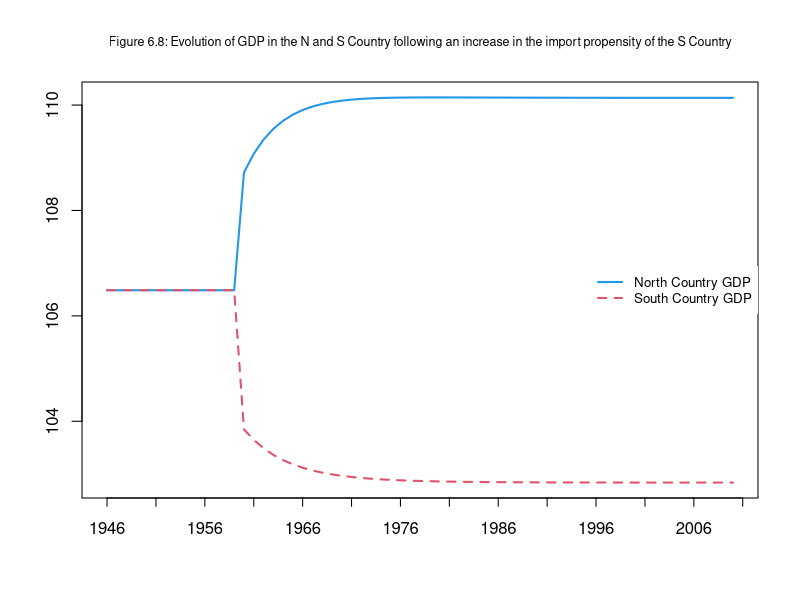
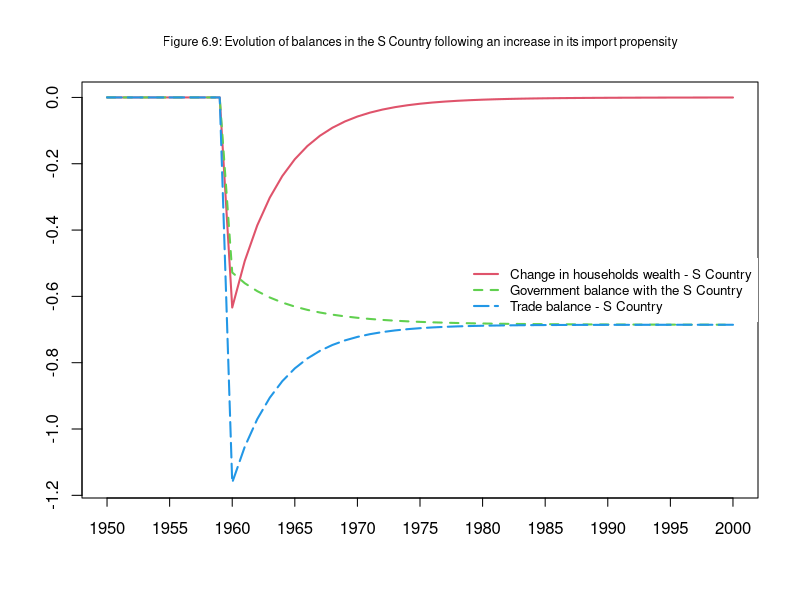
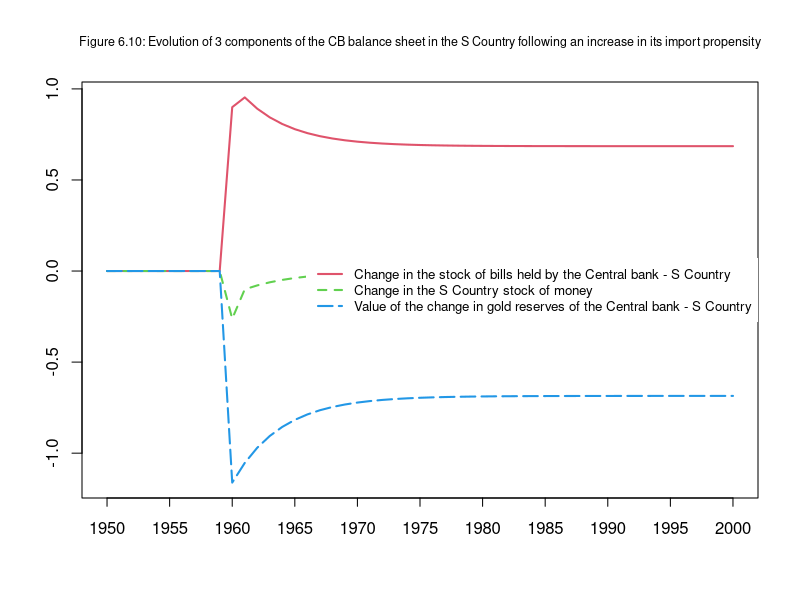
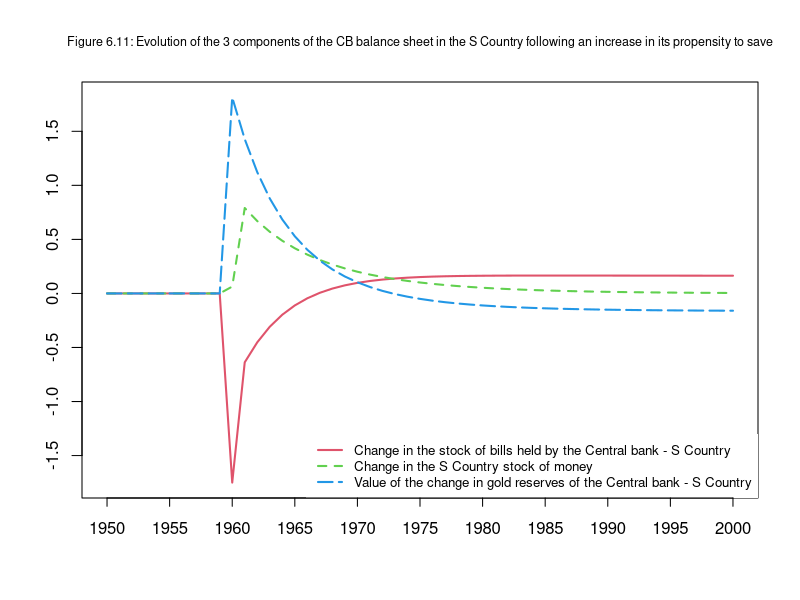

Here is the R script that generated these plots, in order:
#OPEN Model: two countries (N and S) with their own currencies, central banks and governments,
#a fixed exchange rate and gold reserves as the means of settling the trade balance

#This code replicates results in the book Monetary Economics:
#An Integrated Approach to Credit, Money, Income, Production and Wealth,
#by Wynne Godley and Marc Lavoie, chapter 6, figures 6.8 to 6.11.
#It is an R translation of the EViews program gl06open.prg, restructured in the style of Sim_a.R.
#The equations follow the EViews program, in the same order and with the same equation numbers.

#Based on the EViews program gl06open.prg (MODEL OPEN, Chapter 6 of Godley and Lavoie, Monetary Economics)
#Copyright (c) 2006 Gennaro Zezza
#Permission is hereby granted, free of charge, to any person obtaining a
#copy of this software and associated documentation files (the "Software"),
#to deal in the Software without restriction, including without limitation
#the rights to use, copy, modify, merge, publish, distribute, sublicense,
#and/or sell copies of the Software, and to permit persons to whom the
#Software is furnished to do so, subject to the following conditions:
#
#The above copyright notice and this permission notice shall be included in
#all copies or substantial portions of the Software.
#
#THE SOFTWARE IS PROVIDED "AS IS", WITHOUT WARRANTY OF ANY KIND, EXPRESS OR
#IMPLIED, INCLUDING BUT NOT LIMITED TO THE WARRANTIES OF MERCHANTABILITY,
#FITNESS FOR A PARTICULAR PURPOSE AND NONINFRINGEMENT. IN NO EVENT SHALL THE
#AUTHORS OR COPYRIGHT HOLDERS BE LIABLE FOR ANY CLAIM, DAMAGES OR OTHER
#LIABILITY, WHETHER IN AN ACTION OF CONTRACT, TORT OR OTHERWISE, ARISING
#FROM, OUT OF OR IN CONNECTION WITH THE SOFTWARE OR THE USE OR OTHER DEALINGS
#IN THE SOFTWARE.

#Clear
rm(list=ls(all=TRUE))

#PERIODS (i= 1 to 66, i.e. years 1945 to 2010). Period 1 holds the starting (steady-state) stocks
nPeriods=66

#SCENARIOS (j= 1 to 3)
#1 = baseline
#2 = increase in the import propensity of the S Country (figures 6.8, 6.9 and 6.10)
#3 = increase in the saving propensity of the S Country (figure 6.11)
nScenarios=3

#ITERATIONS per period (Gauss-Seidel)
nIterations=100

#PARAMETERS
#Propensity to consume out of income (alpha1_s is a matrix: it changes in scenario 3)
alpha1_n=0.6
#Propensity to consume out of wealth
alpha2_n=0.4
alpha2_s=0.3
#Parameters of the portfolio equations
lambda0_n=0.635
lambda0_s=0.67
lambda1_n=5
lambda1_s=6
lambda2_n=0.01
lambda2_s=0.07
#Tax rates
theta_n=0.2
theta_s=0.2
#Interest rates set by the central banks
r_bar_n=0.025
r_bar_s=0.025
#Government expenditure
g_n=20
g_s=20
#Exchange rate (price of the currency of N in terms of the currency of S), fixed by the central banks
xr_bar=1
#Price of gold in the currency of N
p_g_bar=1
#Starting values of the stocks (steady state)
v0=86.487      #Households' wealth, each country
bh0=64.865     #Bills held by the households, each country
bs0=76.486     #Bills supplied by the government, each country
bcb0=11.622    #Bills held by the central bank, each country
or0=10         #Gold reserves, each country

#VARIABLES
#Import propensity of country S (exogenous: changes in scenario 2)
mu_s=matrix(data=0.18781,nrow=nScenarios,ncol=nPeriods)
#Import propensity of country N
mu_n=matrix(data=0.18781,nrow=nScenarios,ncol=nPeriods)
#Propensity to consume out of income of country S (exogenous: changes in scenario 3)
alpha1_s=matrix(data=0.7,nrow=nScenarios,ncol=nPeriods)
#GDP
y_n=matrix(data=0,nrow=nScenarios,ncol=nPeriods)
y_s=matrix(data=0,nrow=nScenarios,ncol=nPeriods)
#Consumption
cons_n=matrix(data=0,nrow=nScenarios,ncol=nPeriods)
cons_s=matrix(data=0,nrow=nScenarios,ncol=nPeriods)
#Imports
im_n=matrix(data=0,nrow=nScenarios,ncol=nPeriods)
im_s=matrix(data=0,nrow=nScenarios,ncol=nPeriods)
#Exports
x_n=matrix(data=0,nrow=nScenarios,ncol=nPeriods)
x_s=matrix(data=0,nrow=nScenarios,ncol=nPeriods)
#Disposable income
yd_n=matrix(data=0,nrow=nScenarios,ncol=nPeriods)
yd_s=matrix(data=0,nrow=nScenarios,ncol=nPeriods)
#Taxes
t_n=matrix(data=0,nrow=nScenarios,ncol=nPeriods)
t_s=matrix(data=0,nrow=nScenarios,ncol=nPeriods)
#Households' wealth
v_n=matrix(data=v0,nrow=nScenarios,ncol=nPeriods)
v_s=matrix(data=v0,nrow=nScenarios,ncol=nPeriods)
#Bills held by the households
b_h_n=matrix(data=bh0,nrow=nScenarios,ncol=nPeriods)
b_h_s=matrix(data=bh0,nrow=nScenarios,ncol=nPeriods)
#Cash held by the households
h_h_n=matrix(data=v0-bh0,nrow=nScenarios,ncol=nPeriods)
h_h_s=matrix(data=v0-bh0,nrow=nScenarios,ncol=nPeriods)
#Cash supply
h_s_n=matrix(data=v0-bh0,nrow=nScenarios,ncol=nPeriods)
h_s_s=matrix(data=v0-bh0,nrow=nScenarios,ncol=nPeriods)
#Bills supplied by the government
b_s_n=matrix(data=bs0,nrow=nScenarios,ncol=nPeriods)
b_s_s=matrix(data=bs0,nrow=nScenarios,ncol=nPeriods)
#Bills held by the central bank
b_cb_n=matrix(data=bcb0,nrow=nScenarios,ncol=nPeriods)
b_cb_s=matrix(data=bcb0,nrow=nScenarios,ncol=nPeriods)
#Gold reserves of the central bank
or_n=matrix(data=or0,nrow=nScenarios,ncol=nPeriods)
or_s=matrix(data=or0,nrow=nScenarios,ncol=nPeriods)
#Price of gold in each currency
p_g_n=matrix(data=p_g_bar,nrow=nScenarios,ncol=nPeriods)
p_g_s=matrix(data=p_g_bar*xr_bar,nrow=nScenarios,ncol=nPeriods)
#Interest rates on bills
r_n=matrix(data=r_bar_n,nrow=nScenarios,ncol=nPeriods)
r_s=matrix(data=r_bar_s,nrow=nScenarios,ncol=nPeriods)
#Exchange rate
xr=matrix(data=xr_bar,nrow=nScenarios,ncol=nPeriods)
#Variables used in the figures (S Country)
#Change in households' wealth
dv_s=matrix(data=0,nrow=nScenarios,ncol=nPeriods)
#Trade balance
tb_s=matrix(data=0,nrow=nScenarios,ncol=nPeriods)
#Government balance with the S Country
gb_s=matrix(data=0,nrow=nScenarios,ncol=nPeriods)
#Change in the stock of bills held by the central bank
d_bcb_s=matrix(data=0,nrow=nScenarios,ncol=nPeriods)
#Change in the stock of money (cash held by the households)
d_hs_s=matrix(data=0,nrow=nScenarios,ncol=nPeriods)
#Value of the change in gold reserves
d_or_s=matrix(data=0,nrow=nScenarios,ncol=nPeriods)
#Redundant equations: change in the value of gold minus the trade balance (should be zero, up to the rounding of the starting values)
check_n=matrix(data=0,nrow=nScenarios,ncol=nPeriods)
check_s=matrix(data=0,nrow=nScenarios,ncol=nPeriods)


#MODEL
#Select scenarios
for (j in 1:nScenarios){

  #Define time
 for (i in 2:nPeriods){

   #Define iterations
   for (iterations in 1:nIterations){

     #Define alternative scenarios (all shocks start in 1960, i.e. i=16)
     if (i>=16 && j==2){
       mu_s[2,i]=0.20781     #Import propensity of S passes from 0.18781 to 0.20781
     }
     if (i>=16 && j==3){
       alpha1_s[3,i]=0.6     #Propensity to consume of S passes from 0.7 to 0.6
     }


     # OPEN model in R (equation numbers as in the EViews program)

     # Determination of national income in Country N - eq. 6.O.1
     y_n[j,i]     = cons_n[j,i] + g_n + x_n[j,i] - im_n[j,i]
     # Determination of national income in Country S - eq. 6.O.2
     y_s[j,i]     = cons_s[j,i] + g_s + x_s[j,i] - im_s[j,i]
     # Imports in Country N - eq. 6.O.3
     im_n[j,i]    = mu_n[j,i] * y_n[j,i]
     # Imports in Country S - eq. 6.O.4
     im_s[j,i]    = mu_s[j,i] * y_s[j,i]
     # Exports of Country N - eq. 6.O.5
     x_n[j,i]     = im_s[j,i] / xr[j,i]
     # Exports of Country S - eq. 6.O.6
     x_s[j,i]     = im_n[j,i] * xr[j,i]
     # Disposable income in Country N - eq. 6.O.7
     yd_n[j,i]    = y_n[j,i] - t_n[j,i] + r_n[j,i-1] * b_h_n[j,i-1]
     # Disposable income in Country S - eq. 6.O.8
     yd_s[j,i]    = y_s[j,i] - t_s[j,i] + r_s[j,i-1] * b_h_s[j,i-1]
     # Tax payments in Country N - eq. 6.O.9
     t_n[j,i]     = theta_n * (y_n[j,i] + r_n[j,i-1] * b_h_n[j,i-1])
     # Tax payments in Country S - eq. 6.O.10
     t_s[j,i]     = theta_s * (y_s[j,i] + r_s[j,i-1] * b_h_s[j,i-1])
     # Wealth accumulation in Country N - eq. 6.O.11
     v_n[j,i]     = v_n[j,i-1] + (yd_n[j,i] - cons_n[j,i])
     # Wealth accumulation in Country S - eq. 6.O.12
     v_s[j,i]     = v_s[j,i-1] + (yd_s[j,i] - cons_s[j,i])
     # Consumption function in Country N - eq. 6.O.13
     cons_n[j,i]  = alpha1_n * yd_n[j,i] + alpha2_n * v_n[j,i-1]
     # Consumption function in Country S - eq. 6.O.14
     cons_s[j,i]  = alpha1_s[j,i] * yd_s[j,i] + alpha2_s * v_s[j,i-1]
     # Cash money held in Country N - eq. 6.O.15
     h_h_n[j,i]   = v_n[j,i] - b_h_n[j,i]
     # Cash money held in Country S - eq. 6.O.16
     h_h_s[j,i]   = v_s[j,i] - b_h_s[j,i]
     # Demand for government bills in Country N - eq. 6.O.17
     b_h_n[j,i]   = v_n[j,i] * (lambda0_n + lambda1_n * r_n[j,i] - lambda2_n * (yd_n[j,i] / v_n[j,i]))
     # Demand for government bills in Country S - eq. 6.O.18
     b_h_s[j,i]   = v_s[j,i] * (lambda0_s + lambda1_s * r_s[j,i] - lambda2_s * (yd_s[j,i] / v_s[j,i]))
     # Supply of government bills in Country N - eq. 6.O.19
     b_s_n[j,i]   = b_s_n[j,i-1] + (g_n + r_n[j,i-1] * b_s_n[j,i-1]) - (t_n[j,i] + r_n[j,i-1] * b_cb_n[j,i-1])
     # Supply of government bills in Country S - eq. 6.O.20
     b_s_s[j,i]   = b_s_s[j,i-1] + (g_s + r_s[j,i-1] * b_s_s[j,i-1]) - (t_s[j,i] + r_s[j,i-1] * b_cb_s[j,i-1])
     # Bills held by Central bank in Country N - eq. 6.O.21
     b_cb_n[j,i]  = b_s_n[j,i] - b_h_n[j,i]
     # Bills held by Central bank in Country S - eq. 6.O.22
     b_cb_s[j,i]  = b_s_s[j,i] - b_h_s[j,i]
     # Gold holding by Central bank in Country N - eq. 6.O.23
     or_n[j,i]    = or_n[j,i-1] + (h_s_n[j,i] - h_s_n[j,i-1] - (b_cb_n[j,i] - b_cb_n[j,i-1])) / p_g_n[j,i]
     # Gold holding by Central bank in Country S - eq. 6.O.24
     or_s[j,i]    = or_s[j,i-1] + (h_s_s[j,i] - h_s_s[j,i-1] - (b_cb_s[j,i] - b_cb_s[j,i-1])) / p_g_s[j,i]
     # Supply of cash in Country N - eq. 6.O.25
     h_s_n[j,i]   = h_h_n[j,i]
     # Supply of cash in Country S - eq. 6.O.26
     h_s_s[j,i]   = h_h_s[j,i]
     # Price of gold in Country N - eq. 6.O.27
     p_g_n[j,i]   = p_g_bar
     # Price of gold in Country S - eq. 6.O.28
     p_g_s[j,i]   = p_g_n[j,i] * xr[j,i]
     # Exchange rate - eq. 6.O.29
     xr[j,i]      = xr_bar
     # Interest rate in Country N - eq. 6.O.30
     r_n[j,i]     = r_bar_n
     # Interest rate in Country S - eq. 6.O.31
     r_s[j,i]     = r_bar_s

     # Variables used in the figures (S Country)
     dv_s[j,i]    = v_s[j,i] - v_s[j,i-1]
     tb_s[j,i]    = x_s[j,i] - im_s[j,i]
     gb_s[j,i]    = t_s[j,i] - (g_s + r_s[j,i] * b_h_s[j,i-1])
     d_bcb_s[j,i] = b_cb_s[j,i] - b_cb_s[j,i-1]
     d_hs_s[j,i]  = h_h_s[j,i] - h_h_s[j,i-1]
     d_or_s[j,i]  = p_g_s[j,i] * (or_s[j,i] - or_s[j,i-1])
     check_n[j,i] = p_g_n[j,i] * (or_n[j,i] - or_n[j,i-1]) - (x_n[j,i] - im_n[j,i])
     check_s[j,i] = p_g_s[j,i] * (or_s[j,i] - or_s[j,i-1]) - (x_s[j,i] - im_s[j,i])

   }
 }
}

#FIGURES
#Figure 6.8 (years 1945 to 2010: i= 1 to 66) modified to 1946 as y_i are 0 in baseline
x=c("1946":"2010")
plot(y_n[2,2:66],xaxt='n',type="l",col="4",lwd=2,lty=1,font.main=1,cex.main=0.75,main="Figure 6.8: Evolution of GDP in the N and S Country following an increase in the import propensity of the S Country",ylab = '',xlab = '',ylim=range(y_n[2,2:66],y_s[2,2:66]))
lines(y_s[2,2:66],type="l",lwd=2,lty=2,col="2")
legend("right",c("North Country GDP","South Country GDP"),  bty = 1, cex = 0.8, lty=c(1,2), lwd=c(2,2), col = c(4,2), box.lwd=0)
axis(side=1,at=seq(1,66,by=5),labels=x[seq(1,66,by=5)],tck=-0.02)

#Figures 6.9 to 6.11 (years 1950 to 2000: i= 6 to 56)
x=c("1950":"2000")
at_x=seq(1,51,by=5)

#Figure 6.9
plot(dv_s[2,6:56],xaxt='n',type="l",col="2",lwd=2,lty=1,font.main=1,cex.main=0.75,main="Figure 6.9: Evolution of balances in the S Country following an increase in its import propensity",ylab = '',xlab = '',ylim=range(dv_s[2,6:56],gb_s[2,6:56],tb_s[2,6:56]))
lines(gb_s[2,6:56],type="l",lwd=2,lty=2,col="3")
lines(tb_s[2,6:56],type="l",lwd=2,lty=5,col="4")
legend("right",c("Change in households wealth - S Country","Government balance with the S Country","Trade balance - S Country"),  bty = 1, cex = 0.8, lty=c(1,2,5), lwd=c(2,2,2), col = c(2,3,4), box.lwd=0)
axis(side=1,at=at_x,labels=x[at_x],tck=-0.02)

#Figure 6.10
plot(d_bcb_s[2,6:56],xaxt='n',type="l",col="2",lwd=2,lty=1,font.main=1,cex.main=0.75,main="Figure 6.10: Evolution of 3 components of the CB balance sheet in the S Country following an increase in its import propensity",ylab = '',xlab = '',ylim=range(d_bcb_s[2,6:56],d_hs_s[2,6:56],d_or_s[2,6:56]))
lines(d_hs_s[2,6:56],type="l",lwd=2,lty=2,col="3")
lines(d_or_s[2,6:56],type="l",lwd=2,lty=5,col="4")
legend("right",c("Change in the stock of bills held by the Central bank - S Country","Change in the S Country stock of money","Value of the change in gold reserves of the Central bank - S Country"),  bty = 1, cex = 0.8, lty=c(1,2,5), lwd=c(2,2,2), col = c(2,3,4), box.lwd=0)
axis(side=1,at=at_x,labels=x[at_x],tck=-0.02)

#Figure 6.11
plot(d_bcb_s[3,6:56],xaxt='n',type="l",col="2",lwd=2,lty=1,font.main=1,cex.main=0.75,main="Figure 6.11: Evolution of the 3 components of the CB balance sheet in the S Country following an increase in its propensity to save",ylab = '',xlab = '',ylim=range(d_bcb_s[3,6:56],d_hs_s[3,6:56],d_or_s[3,6:56]))
lines(d_hs_s[3,6:56],type="l",lwd=2,lty=2,col="3")
lines(d_or_s[3,6:56],type="l",lwd=2,lty=5,col="4")
legend("bottomright",c("Change in the stock of bills held by the Central bank - S Country","Change in the S Country stock of money","Value of the change in gold reserves of the Central bank - S Country"),  bty = 1, cex = 0.8, lty=c(1,2,5), lwd=c(2,2,2), col = c(2,3,4), box.lwd=0)
axis(side=1,at=at_x,labels=x[at_x],tck=-0.02)
